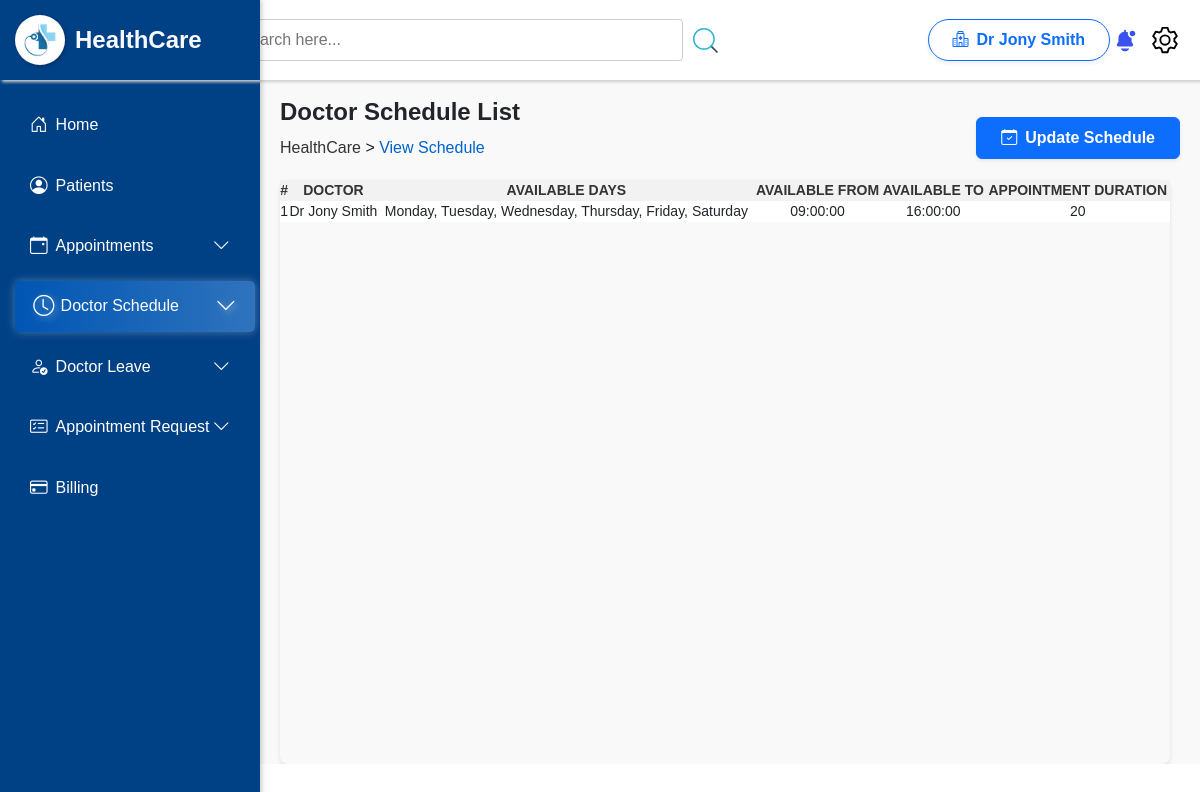
Screenshot of /Healthcare_manage/doctor/viewdoctor_schedule.php (signed in) with the database file from the repository.
### tables this page shows
CREATE TABLE `doctors` (
  `doctor_id` int(5) NOT NULL,
  `doctor_name` varchar(50) NOT NULL,
  `specilization` varchar(100) NOT NULL,
  `consultancy_fee` decimal(5,0) NOT NULL,
  `dob` date NOT NULL,
  `gender` varchar(50) NOT NULL,
  `address` varchar(255) NOT NULL,
  `email` varchar(255) NOT NULL,
  `contact` decimal(10,0) NOT NULL,
  `username` varchar(50) NOT NULL,
  `password` varchar(255) NOT NULL,
  `photo` varchar(255) NOT NULL,
  `status` varchar(50) NOT NULL DEFAULT 'Active',
  `create_at` datetime NOT NULL DEFAULT current_timestamp()
);

CREATE TABLE `doctor_schedule` (
  `schedule_id` int(11) NOT NULL,
  `doctor_id` int(5) NOT NULL,
  `available_days` longtext NOT NULL CHECK (json_valid(`available_days`)),
  `available_from` time NOT NULL,
  `available_to` time NOT NULL,
  `appointment_duration` int(10) NOT NULL
);

### Healthcare_manage/doctor/viewdoctor_schedule.php (the view, shortened to what this page needs)
<?php
$conn = connection();
$duname = $_SESSION['doctor'];
$query2 = mysqli_query($conn, "SELECT * FROM doctors where username='$duname'");
$doctor = mysqli_fetch_assoc($query2);
$did = $doctor["doctor_id"];
$query3 = mysqli_query($conn, "SELECT * FROM doctor_schedule WHERE doctor_id=$did");
?>
<!DOCTYPE html>
<html lang="en">
<head>
    <link rel="stylesheet" href="./style/viewdoctor_schedule.css">
    <link rel="stylesheet" href="https://cdn.datatables.net/1.11.5/css/jquery.dataTables.min.css" />
    <link rel="stylesheet" href="https://cdn.datatables.net/2.2.2/css/dataTables.dataTables.css" />
    <link rel="stylesheet" href="https://cdn.datatables.net/buttons/3.2.2/css/buttons.dataTables.css" />
    <link href="https://cdn.jsdelivr.net/npm/bootstrap@5.3.3/dist/css/bootstrap.min.css" rel="stylesheet"
>
    <link rel="stylesheet" href="https://cdn.jsdelivr.net/npm/bootstrap-icons/font/bootstrap-icons.css">
</head>
<body>
    <?php
    include_once("./Navbar.php");
    include_once("./admin_header.php");
    ?>
    <div class="content">
        <div class="header-list">
            <div class="left pt-4">
                <h4 class="fw-bold">Doctor Schedule List</h4>
                <p style="margin-top:10px;"><a href="./Dashboard.php"> HealthCare </a> > <span> View Schedule</span></p>
            </div>
            <div class="right">
                <div class="text-center mt-3">
                    <form action="./updatedoctor_schedule.php" method="post">
                        <button type="submit" class="btn btn-primary d-flex align-items-center px-4 py-2 fw-semibold shadow-sm">
                            <i class="bi bi-calendar-check me-2"></i> Update Schedule
                        </button>
                    </form>
                </div>
            </div>
        </div>
        <div class="container">
            <div class="table-container">
                <table id="myTable" class="nowrap">
                    <thead>
                        <tr>
                            <th class="text-center">#</th>
                            <th class="text-center">Doctor</th>
                            <th class="text-center">Available Days</th>
                            <th class="text-center">Available From</th>
                            <th class="text-center">Available To</th>
                            <th class="text-center">Appointment Duration</th>
                        </tr>
                    </thead>
                    <tbody>
                        <?php while ($schedule = mysqli_fetch_assoc($query3)) { ?>
                            <tr>
                                <td class="text-center"><?php echo $schedule["schedule_id"]; ?></td>
                                <td class="text-center"><?php echo $doctor["doctor_name"];?></td>
                                <td class="text-center"><?php echo implode(", ", json_decode($schedule['available_days'])) ?></td>
                                <td class="text-center"><?php echo $schedule["available_from"]; ?></td>
                                <td class="text-center"><?php echo $schedule["available_to"]; ?></td>
                                <td class="text-center"><?php echo $schedule["appointment_duration"]; ?></td>
                            </tr>
                        <?php } ?>
                    </tbody>
                </table>
            </div>
        </div>
    </div>
</body>
</html>

### Healthcare_manage/doctor/admin_header.php (shortened to what this page needs)
<?php
$conn = connection();
$duname = $_SESSION['doctor'];
$query2 = mysqli_query($conn, "SELECT * FROM doctors where username='$duname'");
$doctor = mysqli_fetch_assoc($query2);
?>
<!DOCTYPE html>
<html lang="en">
<head>
</head>
<body>
    <div class="box">
        <div class="search-container">
            <input type="search" class="search-bar" id="search-bar" placeholder="Search here...">
            <img src="./../assets/images/search.svg" height="25" id="search-button">
        </div>
        <div class="d-flex align-items-center">
            <a class="btn btn-outline-primary d-flex align-items-center px-4 py-2 rounded-pill shadow-sm fw-bold">
                <i class="bi bi-hospital me-2"></i>
                <span><?= $doctor["doctor_name"] ?></span>
            </a>
        </div>
        <div class="icons">
            <img src="./../assets/images/notification.svg" alt="Notification" class="icon" id="notification">
            <img src="./../assets/images/setting.svg" alt="Settings" class="icon" id="setting">
        </div>
    </div>
</body>
</html>

### Healthcare_manage/doctor/style/viewdoctor_schedule.css (style rules this page uses)
.content { margin-left: 250px; padding: 0 10px; overflow-x: hidden; background-color: #f9f9f9; }
.header-list { height: 10vh; width: 100%; display: flex; align-items: center; justify-content: space-between; padding: 50px 10px; }
.left, .right { align-items: center; }
.left { flex-grow: 1; padding: 10px; }
.left a { text-decoration: none; color: #333; }
.left span { color: #0063cc; }
.right { display: flex; align-items: center; gap: 10px; }
.content .container { min-height: 73vh; width: 100%; padding: 0px 20px; background-color: #f9f9f9; border-radius: 8px; display: flex; }
.table-container { width: 100%; border-radius: 8px; box-shadow: 0 2px 4px rgba(0, 0, 0, 0.1); }
table { min-width: 100%; border-collapse: collapse; background-color: #fff; }
thead { background-color: #f2f2f2; }
th, td { text-align: center; font-size: 14px; }
th { text-transform: uppercase; color: #333; background-color: #f2f2f2; }

### Healthcare_manage/doctor/style/Navbar.css (style rules this page uses)
* { margin: 0; padding: 0; box-sizing: border-box; font-family: Arial, sans-serif; }

### Healthcare_manage/doctor/admin_header.php (style rules this page uses)
.box { width: 100%; display: flex; justify-content: center; align-items: center; padding: 0 20px; background-color: #fff; height: 10vh; box-shadow: 2px 2px 3px rgb(206, 206, 206); }
.search-container { height: 100%; width: 100%; display: flex; justify-content: center; align-items: center; flex: 1; gap: 10px; min-width: 280px; }
.search-container #search-button { border: none; cursor: pointer; }
.search-bar { width: 50%; padding: 8px 10px; font-size: 16px; border: 1px solid #ccc; border-radius: 4px; outline: none; }
.icons { height: 100%; display: flex; justify-content: space-around; align-items: center; gap: 10px; flex-shrink: 0; }
.icon { width: 30px; height: 30px; cursor: pointer; }
.box { position: sticky; top: 0; z-index: 1; }

### rows the page displays
doctors: doctor_name "Dr Jony Smith"
doctor_schedule: schedule_id "1", doctor.doctor_name "Dr Jony Smith", available_days "Monday, Tuesday, Wednesday, Thursday, Friday, Saturday", available_from "09:00:00", available_to "16:00:00", appointment_duration "20"
